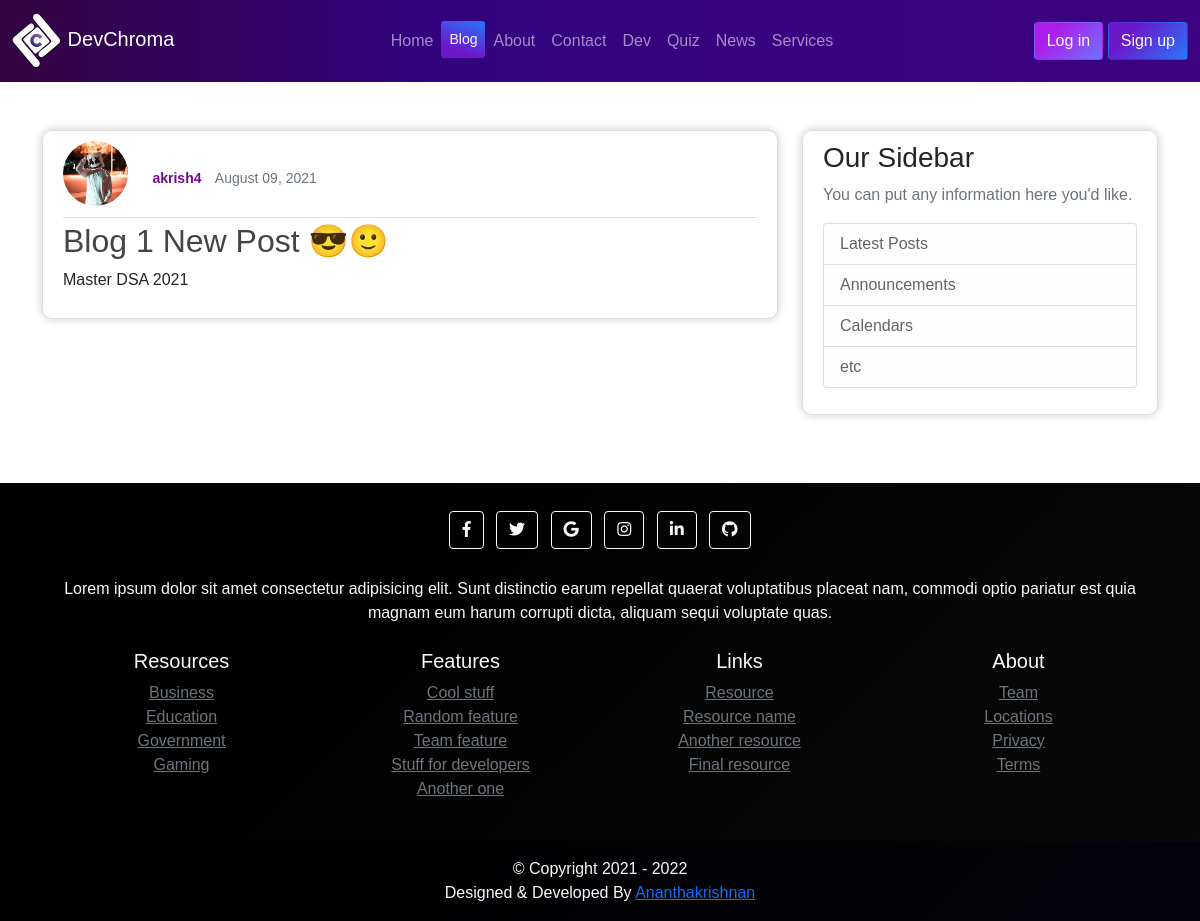
The app's page /blog/blog/post/4/ with its own data.
### blog/models.py (models this page shows, shortened)
class Post(models.Model):
    title = models.CharField(max_length=100)
    content = models.TextField()
    date_posted = models.DateTimeField(default=timezone.now)
    author = models.ForeignKey(User , on_delete=models.CASCADE)

### app/models.py (models this page shows, shortened)
class Profile(models.Model):
    user = models.OneToOneField(User, on_delete=models.CASCADE)
    image = models.ImageField(default='default.jpg' , upload_to='profile_pics')

### blog/views.py (the view)
# urls.py: path('blog/post/<int:pk>/',PostDetailView.as_view(),name="post-detail"),
class PostDetailView(DetailView):
    model = Post

### templates/blog/post_detail.html (shortened to what this page needs)
{% extends 'base1.html' %}
{% load static %}
{% block blog %}
active   text-light  btn-sm "  style="background-color: #2876f9;
          background-image: linear-gradient(200deg, #2876f9 0%, #6d17cb 74%);"
{% endblock blog %}
{% block body %}
<br><br>
<main role="main" class="container">
  <div class="row">
    <div class="col-md-8">
       <article class="media content-section">
                <div class="media-body">
                  <div class="article-metadata">
                   <img class="rounded-circle article-img" src="{{ object.author.profile.image.url }}">
                    <a class="text1" href="{% url 'user-posts' object.author.username %}">{{ object.author }}</a> &nbsp;
                    <small class="text-muted">{{ object.date_posted|date:"F d, Y" }}</small>
                  </div>
                  <h2 class="article-title">{{ object.title }}</h2>
                  <p class="article-content">{{ object.content }}</p>
                </div>
        </article>
    </div>
    <div class="col-md-4">
      <div class="content-section">
        <h3>Our Sidebar</h3>
        <p class='text-muted'>You can put any information here you'd like.
          <ul class="list-group">
            <li class="list-group-item list-group-item-light">Latest Posts</li>
            <li class="list-group-item list-group-item-light">Announcements</li>
            <li class="list-group-item list-group-item-light">Calendars</li>
            <li class="list-group-item list-group-item-light">etc</li>
          </ul>
        </p>
      </div>
    </div>
  </div>
</main>
  <br><br>
{% endblock body %}

### static/assets/css/style.css (style rules this page uses)
.content-section { background: #ffffff; padding: 10px 20px; border: 1px solid #dddddd; border-radius: 3px; margin-bottom: 20px; border-radius: 10px; box-shadow: 0px 0px 10px rgba(0, 0, 0,0.2); }
.article-title { color: #444444; text-decoration: none; }
.article-content { white-space: pre-line; }
.article-img { height: 65px; width: 65px; margin-right: 16px; }
.article-metadata { padding-bottom: 1px; margin-bottom: 4px; border-bottom: 1px solid #e3e3e3; text-decoration: none; }
.article-metadata .text1 { color: rgb(110, 13, 148); text-decoration: none; font-size: 13px; font-weight: bold; }

### records on screen
Post: author.profile.image (picture), author "akrish4", date_posted "August 09, 2021", title "Blog 1 New Post 😎🙂", content "Master DSA 2021"
